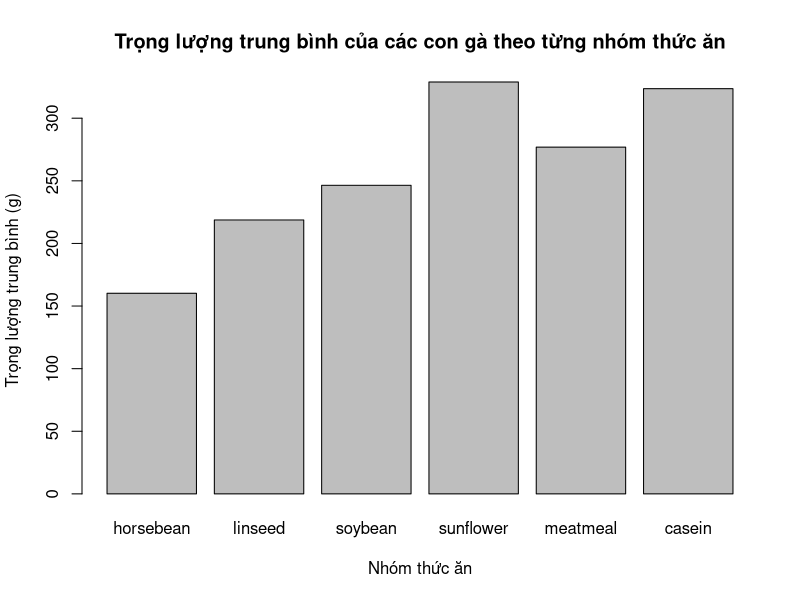

Source code (R):
# Exercise 03

dat <- chickwts

# 1)
mean_weight <- mean(dat$weight)
var_weight <- var(dat$weight)

# 2)
feed_group <- unique(dat$feed)
mean_weight_by_feeds <- sapply(
  feed_group, FUN = function (x) {
    tempDat <- subset(dat, dat$feed == x)
    return (mean(tempDat$weight))
  }
)

var_weight_by_feeds <- sapply(
  feed_group, FUN = function (x) {
    tempDat <- subset(dat, dat$feed == x)
    return (var(tempDat$weight))
  }
)

# 3)
barplot(mean_weight_by_feeds,
        main = "Trọng lượng trung bình của các con gà theo từng nhóm thức ăn",
        xlab = "Nhóm thức ăn",
        ylab = "Trọng lượng trung bình (g)",
        names.arg = feed_group)
